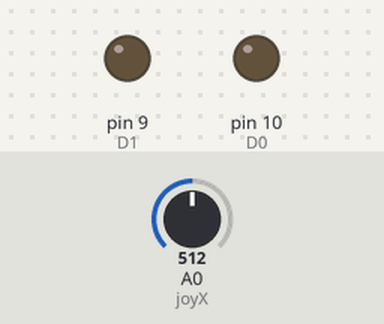
Bench run of a program on a simulated Arduino Uno, built with avr-gcc and run on an emulated ATmega328P. Parts: output pins drawn as LEDs (lit = HIGH). The test bench sets the inputs (shaded band); at power-on: A0 (joyX) = 512.

Above: at 1.2 s.
1.3 s: A0 (joyX) set to 441
2.8 s: A0 (joyX) set to 408
At 3.7 s:
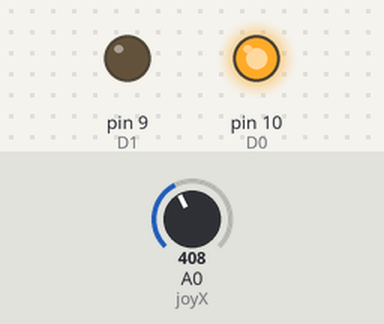
4.3 s: A0 (joyX) set to 610
At 4.9 s:
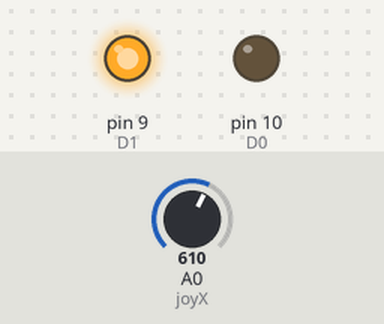
5.8 s: A0 (joyX) set to 593
At 7.0 s:
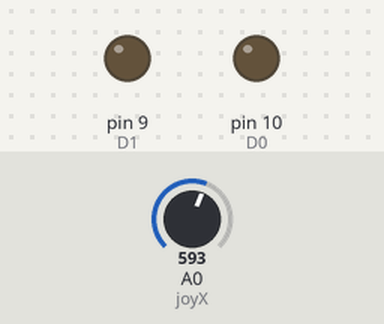
7.3 s: A0 (joyX) set to 716
At 8.4 s:
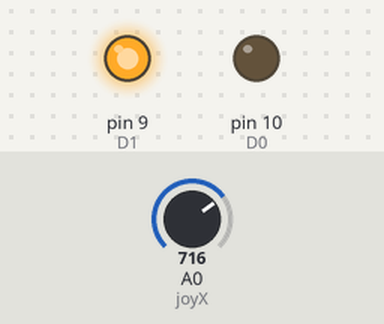
Timing chart, 0 to 9.8 s (numbered marks = the images above; inputs shaded):
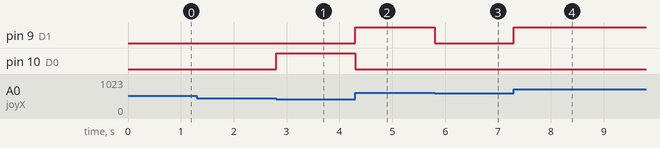

Measured:
- the behaviour switches between 424 and 423 on A0 (joyX) (found by bisection; images 0 and 1)
- the behaviour switches between 601 and 600 on A0 (joyX) (found by bisection; images 2 and 3)
- after the input at 1.3 s, every drawn part: stays the same
- after the input at 2.8 s, pin 10 (D0): LOW → HIGH at once
- after the input at 4.3 s, pin 9 (D1): LOW → HIGH at once; pin 10 (D0): HIGH → LOW at once
- after the input at 5.8 s, pin 9 (D1): HIGH → LOW at once
- after the input at 7.3 s, pin 9 (D1): LOW → HIGH at once

The program:

main.cpp
```cpp
#include <Arduino.h>
#include "Actuator.h"

//Input pins for the actuator
#define D0 10
#define D1 9

//Signal from the joystick
#define joyX A0

actuator Actuator1(D0, D1);

void setup() {
  // put your setup code here, to run once:
  pinMode(joyX, INPUT);
  pinMode(D0, OUTPUT);
  pinMode(D1, OUTPUT);
  Actuator1.stop();
}

void loop() {
  // put your main code here, to run repeatedly:
  int displacement = analogRead(joyX);
  if (displacement > 600)
  {
    Actuator1.rotateAntiClockwise();
  } else if (displacement < 424)
  {
    Actuator1.rotateClockwise();
  } else
  {
    Actuator1.stop();
  }
}
```

Actuator.h
```cpp
#include <Arduino.h>

class actuator
{
  private:
  int motorPin1, motorPin2;
  public:
  actuator(int motorPin1, int motorPin2)
  {
    this->motorPin1 = motorPin1;
    this->motorPin2 = motorPin2;
  }
  void stop()
  {
    digitalWrite(motorPin1, LOW);
    digitalWrite(motorPin2, LOW);
  }
  void rotateClockwise()
  {
    digitalWrite(motorPin1, HIGH);
    digitalWrite(motorPin2, LOW);
  }
  void rotateAntiClockwise()
  {
    digitalWrite(motorPin1, LOW);
    digitalWrite(motorPin2, HIGH);
  }
};

class actuator_enable
{
  private:
  int enablePin, motorPin1, motorPin2;
  public:
  actuator_enable(int enablePin, int motorPin1, int motorPin2)
  {
    this->enablePin = enablePin;
    this->motorPin1 = motorPin1;
    this->motorPin2 = motorPin2;
  }
  void stop()
  {
    digitalWrite(motorPin1, LOW);
    digitalWrite(motorPin2, LOW);
  }
  void rotateClockwise(int speedPercentage)
  {
    analogWrite(enablePin, 255 * speedPercentage / 100);
    digitalWrite(motorPin1, HIGH);
    digitalWrite(motorPin2, LOW);
  }
  void rotateAntiClockwise(int speedPercentage)
  {
    analogWrite(enablePin, 255 * speedPercentage / 100);
    digitalWrite(motorPin1, LOW);
    digitalWrite(motorPin2, HIGH);
  }
};

class actuator_pwm
{
  private:
  int direction, pwm;
  public:
  actuator_pwm(int direction, int pwm)
  {
    this->direction = direction;
    this->pwm = pwm;
  }
  void stop()
  {
    analogWrite(pwm, 0);
  }
  void rotateClockwise(int speedPercentage)
  {
    digitalWrite(direction, HIGH);
    analogWrite(pwm, 255 * speedPercentage / 100);
  }
  void rotateAntiClockwise(int speedPercentage)
  {
    digitalWrite(direction, LOW);
    analogWrite(pwm, 255 * speedPercentage / 100);
  }
};
```
